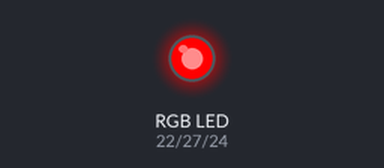
Simulated run of this program. Board: Raspberry Pi (BCM pin numbers). Parts: an RGB LED mixed from three pins (HIGH = lit).

Above: at 0.5 s.
At 1.5 s:
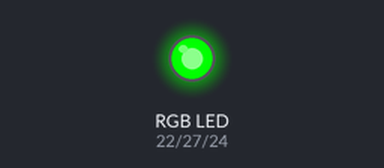
At 2.5 s:
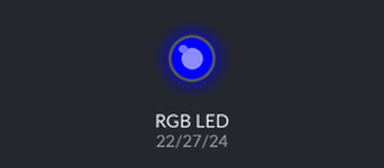
At 3.5 s:
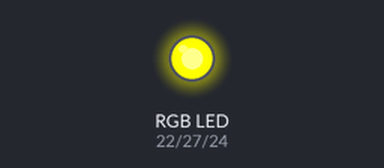
At 4.5 s:
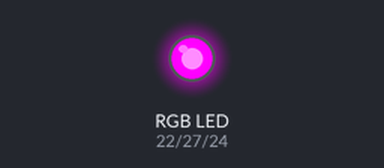
At 5.5 s:
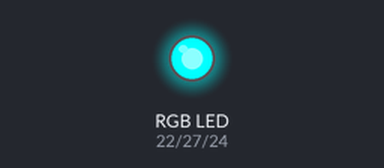
Timing chart, 0 to 7.8 s (numbered marks = the images above):
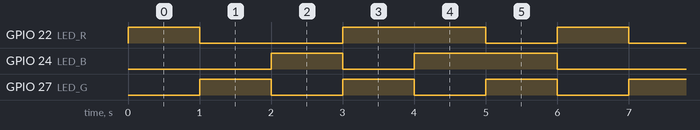

Measured:
- by itself, GPIO 22 (LED_R): repeats every 6.0 s: LOW 2.0 s, HIGH 2.0 s, LOW 1.0 s, HIGH 1.0 s
- by itself, GPIO 24 (LED_B): repeats every 6.0 s: LOW 1.0 s, HIGH 2.0 s, LOW 2.0 s, HIGH 1.0 s
- by itself, GPIO 27 (LED_G): alternates HIGH for 1.0 s and LOW for 1.0 s

The program:

ColorLED.py
```python
import RPi.GPIO as GPIO
import time

#RGB三色灯引脚定义
LED_R = 22
LED_G = 27
LED_B = 24

#设置RGB三色灯为BCM编码方式
GPIO.setmode(GPIO.BCM)

#RGB三色灯设置为输出模式
GPIO.setup(LED_R, GPIO.OUT)
GPIO.setup(LED_G, GPIO.OUT)
GPIO.setup(LED_B, GPIO.OUT)

timeInterval = 1

#循环显示7种不同的颜色

try:
    while True:
        GPIO.output(LED_R, GPIO.HIGH)
        GPIO.output(LED_G, GPIO.LOW)
        GPIO.output(LED_B, GPIO.LOW)

        time.sleep(1)

        GPIO.output(LED_R, GPIO.LOW)
        GPIO.output(LED_G, GPIO.HIGH)
        GPIO.output(LED_B, GPIO.LOW)

        time.sleep(1)

        GPIO.output(LED_R, GPIO.LOW)
        GPIO.output(LED_G, GPIO.LOW)
        GPIO.output(LED_B, GPIO.HIGH)

        time.sleep(1)

        GPIO.output(LED_R, GPIO.HIGH)
        GPIO.output(LED_G, GPIO.HIGH)
        GPIO.output(LED_B, GPIO.LOW)

        time.sleep(1)

        GPIO.output(LED_R, GPIO.HIGH)
        GPIO.output(LED_G, GPIO.LOW)
        GPIO.output(LED_B, GPIO.HIGH)

        time.sleep(1)

        GPIO.output(LED_R, GPIO.LOW)
        GPIO.output(LED_G, GPIO.HIGH)
        GPIO.output(LED_B, GPIO.HIGH)

        time.sleep(1)

        GPIO.output(LED_R, GPIO.LOW)
        GPIO.output(LED_G, GPIO.LOW)
        GPIO.output(LED_B, GPIO.LOW)

except:
    print("except")


#使用try except语句，当CTRL+C结束进程时会触发异常后
#会执行gpio.cleanup()语句清除GPIO管脚的状态

GPIO.cleanup()
```
